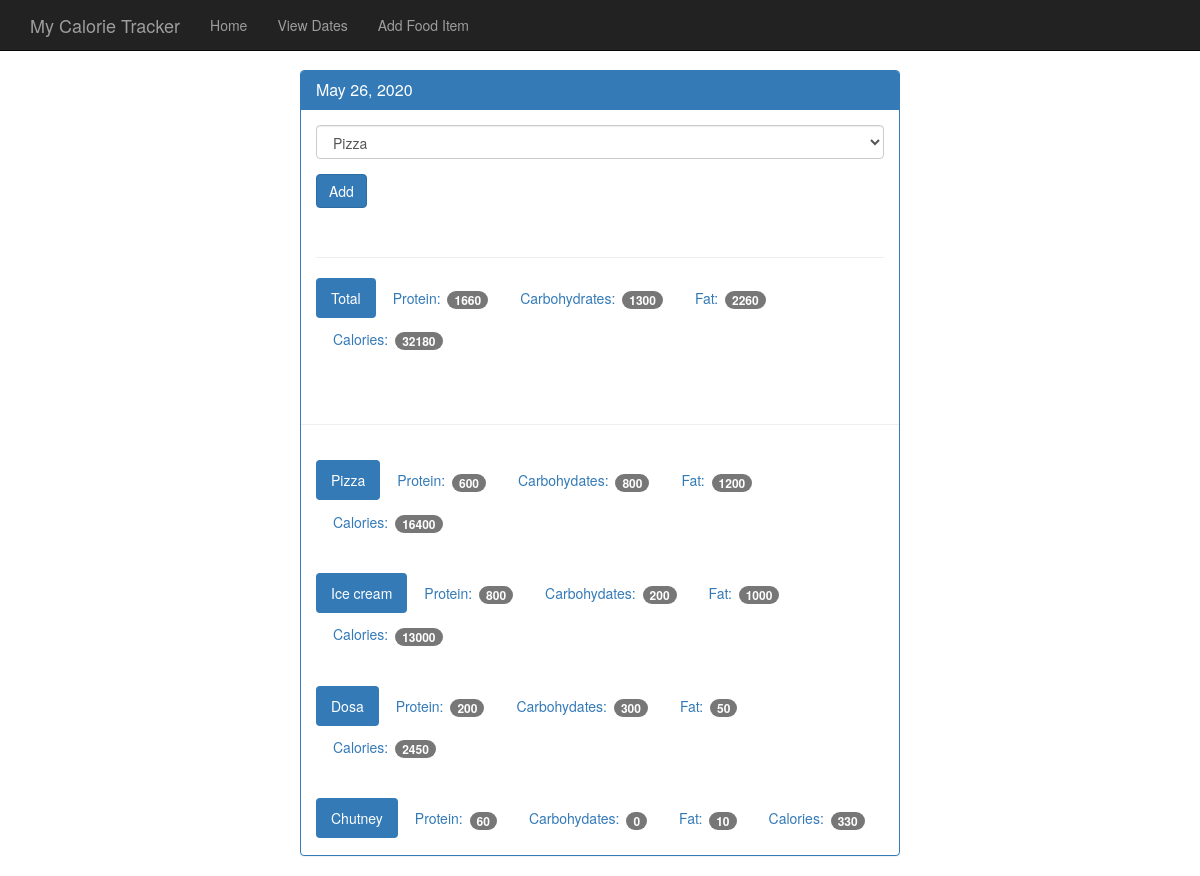
The page /view/20200526 on the database its author committed.
### tables this page shows
CREATE TABLE food (
    id integer primary key autoincrement,
    name text not null,
    protein integer not null,
    carbohydrates integer not null,
    fat integer not null,
    calories integer not null
);

### app.py (the view)
@app.route('/view/<date>', methods=['GET', 'POST']) #date will be format of 20200310
def view(date):
    db = get_db()
    cur = db.execute('select id, entry_date from log_date where entry_date = ?', [date])
    date_result = cur.fetchone()
    if request.method == 'POST':
        db.execute('insert into food_date (food_id, log_date_id) values (?, ?)', [request.form['food-select'], date_result['id']])
        db.commit()
    d = datetime.strptime(str(date_result['entry_date']), '%Y%m%d')
    pretty_date = datetime.strftime(d, '%B %d, %Y')
    food_cur = db.execute('select id, name from food')
    food_results = food_cur.fetchall()
    log_cur = db.execute('select food.name, food.protein, food.carbohydrates, food.fat, food.calories from log_date join food_date on food_date.log_date_id = log_date.id join food on food.id = food_date.food_id where log_date.entry_date = ?', [date])
    log_results = log_cur.fetchall()
    totals = {}
    totals['protein'] = 0
    totals['carbohydrates'] = 0
    totals['fat'] = 0
    totals['calories'] = 0
    for food in log_results:
       totals['protein'] += food['protein']
       totals['carbohydrates'] += food['carbohydrates']
       totals['fat'] += food['fat']
       totals['calories'] += food['calories']
    return render_template('day.html', entry_date=date_result['entry_date'], pretty_date=pretty_date, \
                            food_results=food_results, log_results=log_results, totals=totals)

### database.py (called while the page is built)
def connect_db():
    sql = sqlite3.connect('sqlite3/food_log.db')
    sql.row_factory = sqlite3.Row
    return sql

def get_db():
    if not hasattr(g, 'sqlite_db'):
        g.sqlite_db = connect_db()
    return g.sqlite_db

### templates/day.html (shortened to what this page needs)
{% extends "base.html" %}
{% block body %}
  <head>
  </head>
  <body>
    <nav class="navbar navbar-inverse navbar-fixed-top">
      <div class="container">
        <div class="navbar-header">
          <a class="navbar-brand" href="{{ url_for('index') }}">My Calorie Tracker</a>
        </div>
        <div id="navbar" class="navbar-collapse collapse">
          <ul class="nav navbar-nav">
            <li><a href="{{ url_for('index') }}">Home</a></li>
            <li><a href="{{ url_for('view_date') }}">View Dates</a></li>
            <li><a href="{{ url_for('food') }}">Add Food Item</a></li>
          </ul>
        </div>
      </div>
    </nav>
    <div class="container theme-showcase col-sm-6 col-sm-offset-3" role="main">
      <div class="row">
        <div>
          <div class="panel panel-primary">
            <div class="panel-heading">
              <h3 class="panel-title">{{ pretty_date }}</h3>
            </div>
            <div class="panel-body">
              <form method="POST" action="{{ url_for('view', date=entry_date) }}">
                <div class="form-group">
                  <select class="form-control" name="food-select">
                    {% for food in food_results %}
                    <option value={{ food.id }}>{{ food.name }}</option>
                    {% endfor %}
                  </select>
                </div>
                <button type="submit" class="btn btn-primary">Add</button>
              </form>
              <div class="page-header"></div>
              <ul class="nav nav-pills" role="tablist">
                <li class="active"><a>Total</a></li>
                <li><a>Protein: <span class="badge">{{ totals.protein }}</span></a></li>
                <li><a>Carbohydrates: <span class="badge">{{ totals.carbohydrates }}</span></a></li>
                <li><a>Fat: <span class="badge">{{ totals.fat }}</span></a></li>
                <li><a>Calories: <span class="badge">{{ totals.calories }}</span></a></li>
              </ul>
            </div>
            <div class="page-header"></div>
            {% for food in log_results %}
            <div class="panel-body">
              <ul class="nav nav-pills" role="tablist">
                <li class="active"><a>{{ food.name }}</a></li>
                <li><a>Protein: <span class="badge">{{ food.protein }}</span></a></li>
                <li><a>Carbohydates: <span class="badge">{{ food.carbohydrates }}</span></a></li>
                <li><a>Fat: <span class="badge">{{ food.fat }}</span></a></li>
                <li><a>Calories: <span class="badge">{{ food.calories }}</span></a></li>
              </ul>
            </div>
            {% endfor %}
          </div>
        </div>
      </div>
    </div>
{% endblock %}

### static/theme.css (style rules this page uses)
body { padding-top: 70px; padding-bottom: 30px; }

### rows shown on the page
food: name "Pizza", protein "600", carbohydrates "800", fat "1200", calories "16400"
food: name "Ice cream", protein "800", carbohydrates "200", fat "1000", calories "13000"
food: name "Dosa", protein "200", carbohydrates "300", fat "50", calories "2450"
food: name "Chutney", protein "60", carbohydrates "0", fat "10", calories "330"

### other values the page prints
{{ pretty_date }} "May 26, 2020"
{{ totals.protein }} "1660"
{{ totals.carbohydrates }} "1300"
{{ totals.fat }} "2260"
{{ totals.calories }} "32180"
form field food-select "Pizza"
